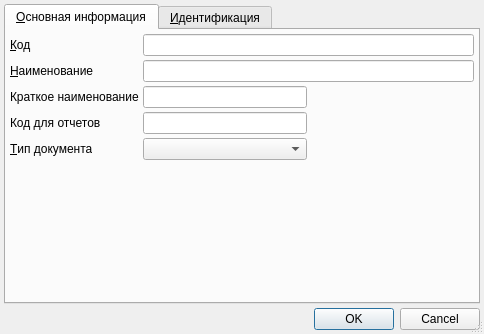
<?xml version="1.0" encoding="UTF-8"?>
<ui version="4.0">
 <class>SocStatusTypeItemEditorDialog</class>
 <widget class="QDialog" name="SocStatusTypeItemEditorDialog">
  <property name="geometry">
   <rect>
    <x>0</x>
    <y>0</y>
    <width>484</width>
    <height>334</height>
   </rect>
  </property>
  <property name="windowTitle">
   <string>ChangeMe!</string>
  </property>
  <property name="sizeGripEnabled">
   <bool>true</bool>
  </property>
  <layout class="QGridLayout" name="gridLayout_2">
   <property name="leftMargin">
    <number>4</number>
   </property>
   <property name="topMargin">
    <number>4</number>
   </property>
   <property name="rightMargin">
    <number>4</number>
   </property>
   <property name="bottomMargin">
    <number>4</number>
   </property>
   <property name="spacing">
    <number>4</number>
   </property>
   <item row="2" column="0" colspan="2">
    <widget class="QTabWidget" name="tabWidget">
     <property name="currentIndex">
      <number>0</number>
     </property>
     <widget class="QWidget" name="tabMain">
      <attribute name="title">
       <string>&amp;Основная информация</string>
      </attribute>
      <layout class="QGridLayout" name="gridLayout">
       <property name="leftMargin">
        <number>4</number>
       </property>
       <property name="topMargin">
        <number>4</number>
       </property>
       <property name="rightMargin">
        <number>4</number>
       </property>
       <property name="bottomMargin">
        <number>4</number>
       </property>
       <property name="spacing">
        <number>4</number>
       </property>
       <item row="3" column="1">
        <widget class="QLineEdit" name="edtRegionalCode">
         <property name="enabled">
          <bool>true</bool>
         </property>
        </widget>
       </item>
       <item row="2" column="0">
        <widget class="QLabel" name="lblShortName">
         <property name="text">
          <string>Краткое наименование</string>
         </property>
        </widget>
       </item>
       <item row="3" column="0">
        <widget class="QLabel" name="lblRegionalCode">
         <property name="enabled">
          <bool>true</bool>
         </property>
         <property name="sizePolicy">
          <sizepolicy hsizetype="Maximum" vsizetype="Preferred">
           <horstretch>0</horstretch>
           <verstretch>0</verstretch>
          </sizepolicy>
         </property>
         <property name="text">
          <string>Код для отчетов</string>
         </property>
         <property name="buddy">
          <cstring>edtRegionalCode</cstring>
         </property>
        </widget>
       </item>
       <item row="3" column="2">
        <spacer name="horizontalSpacer">
         <property name="orientation">
          <enum>Qt::Horizontal</enum>
         </property>
         <property name="sizeHint" stdset="0">
          <size>
           <width>40</width>
           <height>20</height>
          </size>
         </property>
        </spacer>
       </item>
       <item row="5" column="0">
        <spacer name="verticalSpacer">
         <property name="orientation">
          <enum>Qt::Vertical</enum>
         </property>
         <property name="sizeHint" stdset="0">
          <size>
           <width>20</width>
           <height>120</height>
          </size>
         </property>
        </spacer>
       </item>
       <item row="2" column="1">
        <widget class="QLineEdit" name="edtShortName"/>
       </item>
       <item row="4" column="0">
        <widget class="QLabel" name="lblDocumentType">
         <property name="sizePolicy">
          <sizepolicy hsizetype="Maximum" vsizetype="Preferred">
           <horstretch>0</horstretch>
           <verstretch>0</verstretch>
          </sizepolicy>
         </property>
         <property name="text">
          <string>&amp;Тип документа</string>
         </property>
         <property name="buddy">
          <cstring>cmbDocumentType</cstring>
         </property>
        </widget>
       </item>
       <item row="4" column="1">
        <widget class="CRBComboBox" name="cmbDocumentType"/>
       </item>
       <item row="1" column="1" colspan="2">
        <widget class="QLineEdit" name="edtName"/>
       </item>
       <item row="1" column="0">
        <widget class="QLabel" name="lblName">
         <property name="sizePolicy">
          <sizepolicy hsizetype="Maximum" vsizetype="Preferred">
           <horstretch>0</horstretch>
           <verstretch>0</verstretch>
          </sizepolicy>
         </property>
         <property name="text">
          <string>&amp;Наименование</string>
         </property>
         <property name="buddy">
          <cstring>edtName</cstring>
         </property>
        </widget>
       </item>
       <item row="0" column="1" colspan="2">
        <widget class="QLineEdit" name="edtCode"/>
       </item>
       <item row="0" column="0">
        <widget class="QLabel" name="lblCode">
         <property name="sizePolicy">
          <sizepolicy hsizetype="Maximum" vsizetype="Preferred">
           <horstretch>0</horstretch>
           <verstretch>0</verstretch>
          </sizepolicy>
         </property>
         <property name="text">
          <string>&amp;Код</string>
         </property>
         <property name="buddy">
          <cstring>edtCode</cstring>
         </property>
        </widget>
       </item>
      </layout>
     </widget>
     <widget class="QWidget" name="tabIdentification">
      <attribute name="title">
       <string>&amp;Идентификация</string>
      </attribute>
      <layout class="QGridLayout" name="gridLayout_3">
       <property name="leftMargin">
        <number>4</number>
       </property>
       <property name="topMargin">
        <number>4</number>
       </property>
       <property name="rightMargin">
        <number>4</number>
       </property>
       <property name="bottomMargin">
        <number>4</number>
       </property>
       <property name="spacing">
        <number>4</number>
       </property>
       <item row="0" column="0">
        <widget class="CInDocTableView" name="tblIdentification"/>
       </item>
      </layout>
     </widget>
    </widget>
   </item>
   <item row="3" column="0" colspan="2">
    <widget class="QDialogButtonBox" name="buttonBox">
     <property name="standardButtons">
      <set>QDialogButtonBox::Cancel|QDialogButtonBox::Ok</set>
     </property>
    </widget>
   </item>
  </layout>
 </widget>
 <customwidgets>
  <customwidget>
   <class>CInDocTableView</class>
   <extends>QTableView</extends>
   <header location="global">library/InDocTable.h</header>
  </customwidget>
  <customwidget>
   <class>CRBComboBox</class>
   <extends>QComboBox</extends>
   <header>library/crbcombobox.h</header>
  </customwidget>
 </customwidgets>
 <tabstops>
  <tabstop>tabWidget</tabstop>
  <tabstop>edtCode</tabstop>
  <tabstop>edtName</tabstop>
  <tabstop>edtShortName</tabstop>
  <tabstop>edtRegionalCode</tabstop>
  <tabstop>cmbDocumentType</tabstop>
  <tabstop>tblIdentification</tabstop>
  <tabstop>buttonBox</tabstop>
 </tabstops>
 <resources/>
 <connections>
  <connection>
   <sender>buttonBox</sender>
   <signal>accepted()</signal>
   <receiver>SocStatusTypeItemEditorDialog</receiver>
   <slot>accept()</slot>
   <hints>
    <hint type="sourcelabel">
     <x>144</x>
     <y>144</y>
    </hint>
    <hint type="destinationlabel">
     <x>144</x>
     <y>80</y>
    </hint>
   </hints>
  </connection>
  <connection>
   <sender>buttonBox</sender>
   <signal>rejected()</signal>
   <receiver>SocStatusTypeItemEditorDialog</receiver>
   <slot>reject()</slot>
   <hints>
    <hint type="sourcelabel">
     <x>144</x>
     <y>144</y>
    </hint>
    <hint type="destinationlabel">
     <x>144</x>
     <y>80</y>
    </hint>
   </hints>
  </connection>
 </connections>
</ui>
